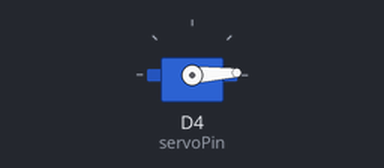
Simulated run of this sketch. Board: ESP8266 (NodeMCU). On the bench: servo.

Above: at 0.05 s.
At 1.3 s:
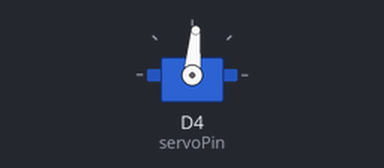
At 2.6 s:
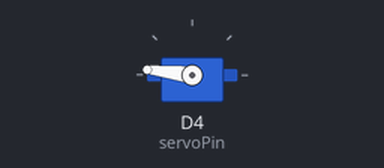
At 5.2 s:
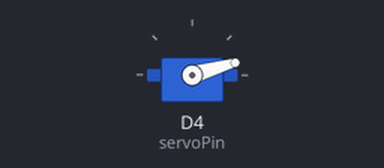
Timing chart, 0 to 7.1 s (numbered marks = the images above):
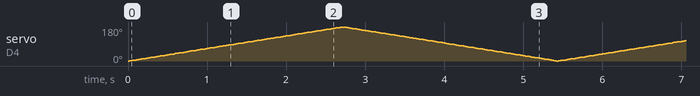

The sketch:

EXP11_Servo_Motor.ino
```cpp
#include <Servo.h>

Servo myServo; // Create a Servo object

int servoPin = D4; // Define the servo control pin

void setup() {
Serial.begin(9600); // Initialize serial communication for debugging
myServo.attach(servoPin); // Attach the servo on the selected pin
}

void loop() {
// Rotate the servo from 0 to 180 degrees
for (int pos = 0; pos <= 180; pos += 1) {
myServo.write(pos); // Set the servo position
delay(15); // Wait for the servo to reach the position
}

// Rotate the servo from 180 to 0 degrees
for (int pos = 180; pos >= 0; pos -= 1) {
myServo.write(pos); // Set the servo position
delay(15); // Wait for the servo to reach the position
}
}
```
